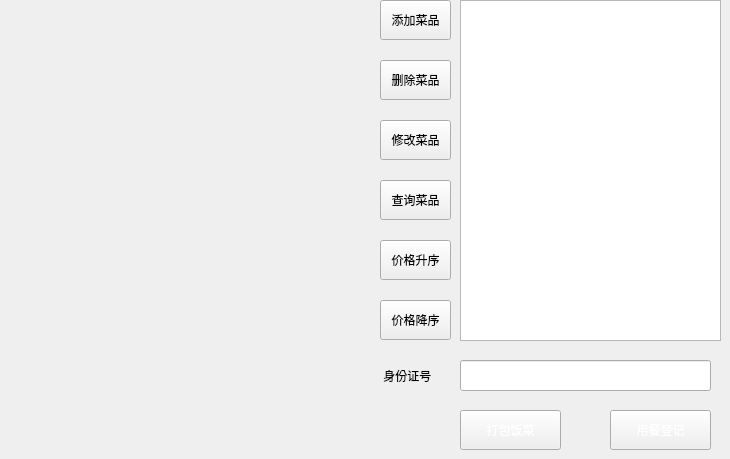
    <widget class="QWidget" name="tab5">
     <property name="styleSheet">
      <string notr="true">border-image: url(:/new/prefix1/meishi.jpg);</string>
     </property>
     <attribute name="title">
      <string>餐饮管理</string>
     </attribute>
     <widget class="QTableView" name="food_tableView">
      <property name="geometry">
       <rect>
        <x>460</x>
        <y>0</y>
        <width>261</width>
        <height>341</height>
       </rect>
      </property>
      <property name="styleSheet">
       <string notr="true">font: 75 10pt &quot;Agency FB&quot;;
color: rgb(0, 0, 255);</string>
      </property>
     </widget>
     <widget class="QPushButton" name="pushButton_10">
      <property name="geometry">
       <rect>
        <x>610</x>
        <y>410</y>
        <width>101</width>
        <height>40</height>
       </rect>
      </property>
      <property name="minimumSize">
       <size>
        <width>0</width>
        <height>40</height>
       </size>
      </property>
      <property name="maximumSize">
       <size>
        <width>16777215</width>
        <height>40</height>
       </size>
      </property>
      <property name="styleSheet">
       <string notr="true">border-image: url(:/new/prefix1/Purple.jpg);
color: rgb(255, 255, 255);
font: 75 9pt &quot;Agency FB&quot;;</string>
      </property>
      <property name="text">
       <string>用餐登记</string>
      </property>
     </widget>
     <widget class="QLineEdit" name="lineEdit_2">
      <property name="geometry">
       <rect>
        <x>460</x>
        <y>360</y>
        <width>251</width>
        <height>31</height>
       </rect>
      </property>
      <property name="styleSheet">
       <string notr="true">border-image: url(:/new/prefix1/shuijing.jpg);</string>
      </property>
     </widget>
     <widget class="QLabel" name="label_15">
      <property name="geometry">
       <rect>
        <x>380</x>
        <y>360</y>
        <width>71</width>
        <height>31</height>
       </rect>
      </property>
      <property name="styleSheet">
       <string notr="true">color: rgb(0, 0, 0);
font: 75 10pt &quot;Agency FB&quot;;
border-image: url(:/new/prefix1/shuijing.jpg);</string>
      </property>
      <property name="text">
       <string> 身份证号</string>
      </property>
     </widget>
     <widget class="QPushButton" name="pushButton_13">
      <property name="geometry">
       <rect>
        <x>460</x>
        <y>410</y>
        <width>101</width>
        <height>40</height>
       </rect>
      </property>
      <property name="minimumSize">
       <size>
        <width>0</width>
        <height>40</height>
       </size>
      </property>
      <property name="maximumSize">
       <size>
        <width>16777215</width>
        <height>40</height>
       </size>
      </property>
      <property name="styleSheet">
       <string notr="true">border-image: url(:/new/prefix1/Purple.jpg);
color: rgb(255, 255, 255);
font: 75 9pt &quot;Agency FB&quot;;</string>
      </property>
      <property name="text">
       <string>打包饭菜</string>
      </property>
     </widget>
     <widget class="QPushButton" name="pushButton_2">
      <property name="geometry">
       <rect>
        <x>380</x>
        <y>0</y>
        <width>71</width>
        <height>40</height>
       </rect>
      </property>
      <property name="minimumSize">
       <size>
        <width>0</width>
        <height>40</height>
       </size>
      </property>
      <property name="maximumSize">
       <size>
        <width>16777215</width>
        <height>40</height>
       </size>
      </property>
      <property name="text">
       <string>添加菜品</string>
      </property>
     </widget>
     <widget class="QPushButton" name="pushButton_3">
      <property name="geometry">
       <rect>
        <x>380</x>
        <y>60</y>
        <width>71</width>
        <height>40</height>
       </rect>
      </property>
      <property name="minimumSize">
       <size>
        <width>0</width>
        <height>40</height>
       </size>
      </property>
      <property name="maximumSize">
       <size>
        <width>16777215</width>
        <height>40</height>
       </size>
      </property>
      <property name="text">
       <string>删除菜品</string>
      </property>
     </widget>
     <widget class="QPushButton" name="pushButton_4">
      <property name="geometry">
       <rect>
        <x>380</x>
        <y>120</y>
        <width>71</width>
        <height>40</height>
       </rect>
      </property>
      <property name="minimumSize">
       <size>
        <width>0</width>
        <height>40</height>
       </size>
      </property>
      <property name="maximumSize">
       <size>
        <width>16777215</width>
        <height>40</height>
       </size>
      </property>
      <property name="text">
       <string>修改菜品</string>
      </property>
     </widget>
     <widget class="QPushButton" name="pushButton_5">
      <property name="geometry">
       <rect>
        <x>380</x>
        <y>180</y>
        <width>71</width>
        <height>40</height>
       </rect>
      </property>
      <property name="minimumSize">
       <size>
        <width>0</width>
        <height>40</height>
       </size>
      </property>
      <property name="maximumSize">
       <size>
        <width>16777215</width>
        <height>40</height>
       </size>
      </property>
      <property name="text">
       <string>查询菜品</string>
      </property>
     </widget>
     <widget class="QPushButton" name="pushButton_8">
      <property name="geometry">
       <rect>
        <x>380</x>
        <y>300</y>
        <width>71</width>
        <height>40</height>
       </rect>
      </property>
      <property name="minimumSize">
       <size>
        <width>0</width>
        <height>40</height>
       </size>
      </property>
      <property name="maximumSize">
       <size>
        <width>16777215</width>
        <height>40</height>
       </size>
      </property>
      <property name="text">
       <string>价格降序</string>
      </property>
     </widget>
     <widget class="QPushButton" name="pushButton_6">
      <property name="geometry">
       <rect>
        <x>380</x>
        <y>240</y>
        <width>71</width>
        <height>40</height>
       </rect>
      </property>
      <property name="minimumSize">
       <size>
        <width>0</width>
        <height>40</height>
       </size>
      </property>
      <property name="maximumSize">
       <size>
        <width>16777215</width>
        <height>40</height>
       </size>
      </property>
      <property name="text">
       <string>价格升序</string>
      </property>
     </widget>
    </widget>
